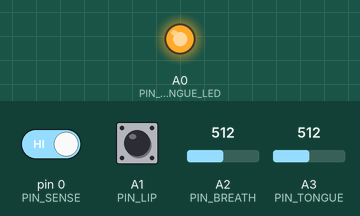
Bench run of a sketch on a simulated Teensy 4. Parts: output pins drawn as LEDs (lit = HIGH). The inputs (shaded band) are chosen by the test bench; at power-on: A2 (PIN_BREATH) = 512, pin 0 (PIN_SENSE) HIGH, A1 (PIN_LIP) HIGH, A3 (PIN_TONGUE) = 512. Pins used as bus, display or sensor lines are not drawn.

Above: at 1.2 s.
1.3 s: A2 (PIN_BREATH) set to 204
2.8 s: A2 (PIN_BREATH) set to 173
At 3.5 s:
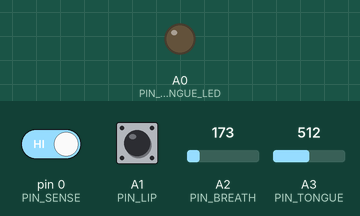
4.3 s: A2 (PIN_BREATH) set to 190
At 5.5 s:
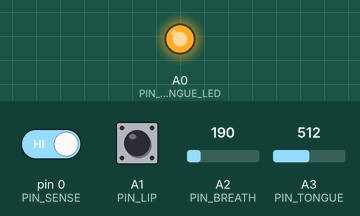
5.8 s: A2 (PIN_BREATH) set to 170
At 7.0 s:
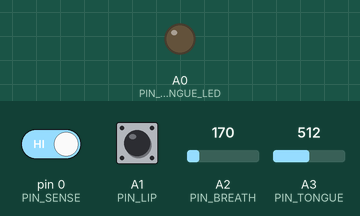
Timing chart, 0 to 8.3 s (numbered marks = the images above; inputs shaded):
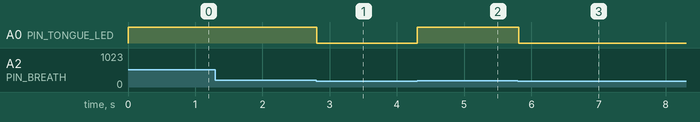

The sketch:

midi-oboe.ino
```cpp
// (licence header left out)
const int PIN_SENSE = 0;
const int PIN_MUX_0 = 1;
const int PIN_MUX_1 = 2;
const int PIN_MUX_2 = 3;
const int PIN_MUX_3 = 4;

const int PIN_LIP = 15;
const int PIN_BREATH = 16;
const int PIN_TONGUE = 17;
const int PIN_TONGUE_LED = 14;

const int NUM_KEYS = 16;

const int BREATH_MIN = 180;
const int BREATH_MAX = 838;

const int LIP_MIN = 1400;
const int LIP_MAX = 1600;

const int TONGUE_MIN = 150;
const int TONGUE_MAX = 300;

const int MIDI_MIN = 0;
const int MIDI_MAX = 127;

const int MOD_WHEEL_CC = 1;
const int EXPRESSION_CC = 11;

const int MIDI_CHANNEL = 1;

const int KEY_THRESHOLD = 5000;


int currentNote, lastNote;
int breath, lastBreath, lip, lastLip, tongue, lastTongue;

bool keys[NUM_KEYS];

const int NUM_FINGERINGS = 34;
const int FINGERING_IGNORE = 2;
const int FINGERING_NOTE = 16;

// 0 = must not be touched, 1 = must be touched, 2 = don't care
// 16 entries for the full layout, then the midi note value
const int fingerings[NUM_FINGERINGS][17] = {
  {0,  1, 2, 1, 1,  0, 0, 2, 1,  1, 1, 2, 1,  1, 2, 2,  46}, // Bb
  {0,  1, 2, 1, 1,  0, 0, 2, 1,  1, 1, 2, 1,  2, 1, 2,  46}, // Bb
  {0,  1, 2, 1, 1,  0, 0, 1, 0,  1, 1, 2, 1,  1, 2, 2,  47}, // B
  {0,  1, 2, 1, 1,  0, 0, 1, 0,  1, 1, 2, 1,  2, 1, 2,  47}, // B
  {0,  1, 2, 1, 1,  2, 0, 0, 0,  1, 1, 2, 1,  1, 0, 2,  48}, // C
  {0,  1, 2, 1, 1,  2, 2, 2, 2,  1, 1, 2, 1,  2, 1, 2,  49}, // C#
  {0,  1, 2, 1, 1,  2, 0, 2, 2,  1, 1, 2, 1,  2, 2, 0,  50}, // D
  {0,  1, 2, 1, 1,  2, 2, 2, 2,  1, 1, 2, 1,  2, 2, 1,  51}, // Eb
  {0,  1, 2, 1, 1,  2, 1, 2, 2,  1, 1, 2, 1,  2, 2, 2,  51}, // Eb
  {0,  1, 2, 1, 1,  2, 2, 2, 2,  1, 1, 0, 0,  2, 2, 2,  52}, // E
  {0,  1, 2, 1, 1,  2, 2, 2, 2,  1, 1, 1, 0,  2, 2, 2,  53}, // F
  {0,  1, 2, 1, 1,  2, 2, 2, 2,  1, 0, 2, 1,  2, 2, 2,  53}, // F
  {0,  1, 2, 1, 1,  2, 2, 2, 2,  1, 0, 2, 0,  2, 2, 2,  54}, // F#

  {0,  1, 2, 1, 1,  0, 2, 2, 2,  0, 0, 2, 0,  2, 2, 2,  55}, // G
  {0,  1, 2, 1, 1,  1, 2, 2, 2,  0, 0, 2, 0,  2, 2, 2,  56}, // Ab
  {0,  1, 2, 1, 0,  2, 2, 2, 2,  0, 0, 2, 0,  2, 2, 2,  57}, // A
  {0,  1, 2, 1, 0,  2, 2, 2, 2,  1, 0, 2, 0,  2, 2, 2,  58}, // Bb
  {0,  1, 2, 0, 0,  2, 2, 2, 2,  0, 0, 2, 0,  2, 2, 2,  59}, // B
  {0,  1, 2, 0, 0,  2, 2, 2, 2,  1, 0, 2, 0,  2, 2, 2,  60}, // C

  {0,  0, 1, 1, 1,  2, 2, 2, 2,  1, 1, 2, 1,  2, 1, 2,  61}, // C#
  {0,  0, 1, 1, 1,  2, 0, 2, 2,  1, 1, 2, 1,  2, 2, 0,  62}, // D
  {0,  0, 1, 1, 1,  2, 0, 2, 2,  1, 1, 2, 1,  2, 2, 1,  63}, // Eb
  {0,  0, 1, 1, 1,  2, 1, 2, 2,  1, 1, 2, 1,  2, 2, 2,  63}, // Eb

  {1,  1, 2, 1, 1,  2, 2, 2, 2,  1, 1, 0, 0,  2, 2, 2,  64}, // E
  {1,  1, 2, 1, 1,  2, 2, 2, 2,  1, 1, 1, 0,  2, 2, 2,  65}, // F
  {1,  1, 2, 1, 1,  2, 2, 2, 2,  1, 0, 2, 1,  2, 2, 2,  65}, // F
  {1,  1, 2, 1, 1,  2, 2, 2, 2,  1, 0, 2, 0,  2, 2, 2,  66}, // F#

  {1,  1, 2, 1, 1,  0, 2, 2, 2,  0, 0, 2, 0,  2, 2, 2,  67}, // G
  {1,  1, 2, 1, 1,  1, 2, 2, 2,  0, 0, 2, 0,  2, 2, 2,  68}, // Ab
  {1,  1, 2, 1, 0,  2, 2, 2, 2,  0, 0, 2, 0,  2, 2, 2,  69}, // A
  {1,  1, 2, 1, 0,  2, 2, 2, 2,  1, 0, 2, 0,  2, 2, 2,  70}, // Bb
  {1,  1, 2, 0, 0,  2, 2, 2, 2,  0, 0, 2, 0,  2, 2, 2,  71}, // B
  {1,  1, 2, 0, 0,  2, 2, 2, 2,  1, 0, 2, 0,  2, 2, 2,  72}, // C

  {2, 2, 2, 2, 2, 2, 2, 2, 2, 2, 2, 2, 2, 2, 2, 2, 36} // Fallback C
};

void setup() {
  pinMode(PIN_MUX_0, OUTPUT);
  pinMode(PIN_MUX_1, OUTPUT);
  pinMode(PIN_MUX_2, OUTPUT);
  pinMode(PIN_MUX_3, OUTPUT);

  pinMode(PIN_TONGUE_LED, OUTPUT);

  Serial.begin(9600);
}

void loop() {
  lastBreath = breath;
  breath = analogRead(PIN_BREATH);
  breath = map(breath, BREATH_MIN, BREATH_MAX, MIDI_MIN, MIDI_MAX);
  breath = constrain(breath, MIDI_MIN, MIDI_MAX);

  lastLip = lip;
  lip = touchRead(PIN_LIP);
  lip = map(lip, LIP_MIN, LIP_MAX, MIDI_MIN, MIDI_MAX);
  lip = constrain(lip, MIDI_MIN, MIDI_MAX);

  lastTongue = tongue;
  tongue = analogRead(PIN_TONGUE);
  tongue = map(tongue, TONGUE_MIN, TONGUE_MAX, MIDI_MIN, MIDI_MAX);
  tongue = constrain(tongue, MIDI_MIN, MIDI_MAX);
  tongue = 127 - tongue;

  if (breath != lastBreath) {
    usbMIDI.sendAfterTouch(breath, MIDI_CHANNEL);

    // Start and stop the note
    if (breath == 0) {
      digitalWrite(PIN_TONGUE_LED, LOW);
      usbMIDI.sendControlChange(MOD_WHEEL_CC, 0, MIDI_CHANNEL);
      usbMIDI.sendControlChange(EXPRESSION_CC, 0, MIDI_CHANNEL);
      usbMIDI.sendNoteOff(currentNote, 0, MIDI_CHANNEL);

    } else if(breath != 0 && lastBreath == 0) {
      digitalWrite(PIN_TONGUE_LED, HIGH);
      usbMIDI.sendNoteOn(currentNote, 127, MIDI_CHANNEL);
    }
  }

  if (breath > 0) {
    if (lip != lastLip) {
      usbMIDI.sendControlChange(MOD_WHEEL_CC, lip, MIDI_CHANNEL);
    }
    if (tongue != lastTongue) {
      usbMIDI.sendControlChange(EXPRESSION_CC, tongue, MIDI_CHANNEL);
    }
  }


  lastNote = currentNote;

  for (int i = 0; i < NUM_KEYS; i++) {
    keys[i] = readTouch(i) > KEY_THRESHOLD;
  }

  for (int i = 0; i < NUM_FINGERINGS; i++) {
    bool found = true;
    for (int j = 0; j < NUM_KEYS; j++) {
      if (keys[j] != fingerings[i][j] && fingerings[i][j] != FINGERING_IGNORE) {
        found = false;
        break;
      }
    }
    if (found) {
      currentNote = fingerings[i][FINGERING_NOTE];
      break;
    }
  }

  if (breath > 0 && lastNote != currentNote && currentNote > 0) {
    usbMIDI.sendNoteOff(lastNote, 0, MIDI_CHANNEL);
    usbMIDI.sendNoteOn(currentNote, 127, MIDI_CHANNEL);
  }

  delay(10);
}


int readTouch(int number) {
  digitalWrite(PIN_MUX_0, bitRead(number, 0));
  digitalWrite(PIN_MUX_1, bitRead(number, 1));
  digitalWrite(PIN_MUX_2, bitRead(number, 2));
  digitalWrite(PIN_MUX_3, bitRead(number, 3));
  uint16_t value = touchRead(PIN_SENSE);

  return value;
}
```

Measured:
- the behaviour switches between 186 and 185 on A2 (PIN_BREATH) (found by bisection; images 0 and 1)
- after the input at 1.3 s, every drawn part: stays the same
- after the input at 2.8 s, A0 (PIN_TONGUE_LED): HIGH → LOW at once
- after the input at 4.3 s, A0 (PIN_TONGUE_LED): LOW → HIGH at once
- after the input at 5.8 s, A0 (PIN_TONGUE_LED): HIGH → LOW at once
